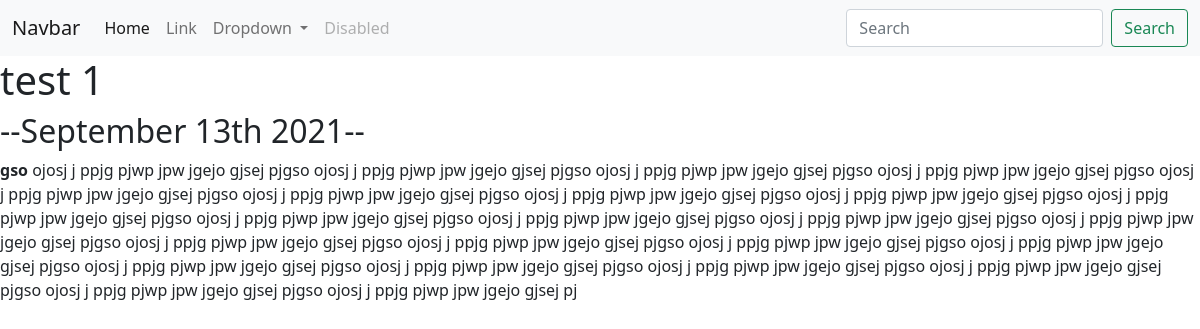
Page /blog/1/ on the committed database.
### blog/models.py (models this page shows, shortened)
class Blog(models.Model):
    title = models.CharField(max_length=200)
    description = models.TextField(default="")
    date = models.DateField(default = timezone.now())

### blog/views.py (the view)
# urls.py: path("<int:blog_id>/", views.detail, name="detail"),
def detail(request, blog_id):
    blog = get_object_or_404(Blog, pk=blog_id)
    return render(request, "blog/detail.html", {"blog": blog})

### blog/templates/blog/detail.html
{% extends 'portfolio/base.html' %} {%block content%}
<h1>{{blog.title}}</h1>
<h2>--{{blog.date|date:"F jS Y"}}--</h2>
{{blog.description|safe}} {%endblock%}

### rows in the picture
Blog: title "test 1", date "September 13th 2021", description "gso ojosj j ppjg pjwp jpw jgejo gjsej pjgso ojosj j ppjg pjwp jpw jgejo gjsej pjgso ojosj j ppjg pjwp jpw jgejo gjsej pjgso ojosj j ppjg pjwp jpw jgejo gjsej pjgso ojosj j ppjg pjwp jpw jgejo gjsej pjgso ojosj j ppjg pjwp jpw jgejo gjsej pjgso ojosj j ppjg pjwp jpw jgejo gjsej pjgso ojosj j ppjg pjwp jpw jgejo gjsej pjgso ojosj j ppjg pjwp jpw jgejo gjsej pjgso ojosj j ppjg pjwp jpw jgejo gjsej pjgso ojosj j ppjg pjwp jpw jgejo gjsej pjgso ojosj j ppjg pjwp jpw jgejo gjsej pjgso ojosj j ppjg pjwp jpw jgejo gjsej pjgso ojosj j ppjg pjwp jpw jgejo gjsej pjgso ojosj j ppjg pjwp jpw jgejo gjsej pjgso ojosj j ppjg pjwp jpw jgejo gjsej pjgso ojosj j ppjg pjwp jpw jgejo gjsej pjgso ojosj j ppjg…"
